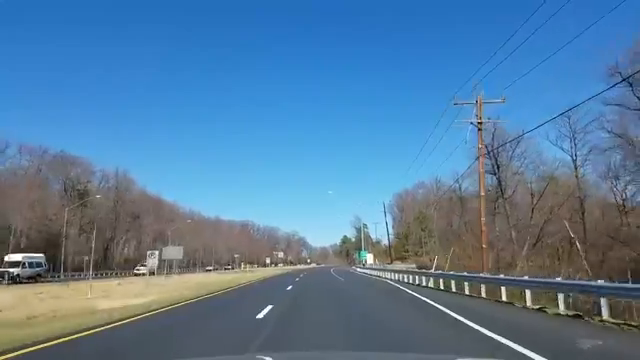
#> input picture frame 488 of videoplayback(360p).mp4, 640 x 360 px
$ python Video_DifferencingFrame.py
#> lines starting #> are read from the running program, lines starting #| are printed output that depends on the picture; after the words box and inside, x2 and y2 are one past the last pixel; in counts of white or black regions, pixels touching at a corner belong together
import numpy as np
import cv2
from skimage import data, filters

# Open Video
cap = cv2.VideoCapture('videoplayback(360p).mp4')
# Randomly select 25 frames
frameIds = cap.get(cv2.CAP_PROP_FRAME_COUNT) * np.random.uniform(size=25)

# Store selected frames in an array
frames = []
for fid in frameIds:
    cap.set(cv2.CAP_PROP_POS_FRAMES, fid)
    ret, frame = cap.read()
    frames.append(frame)
#> this loop made 25 passes
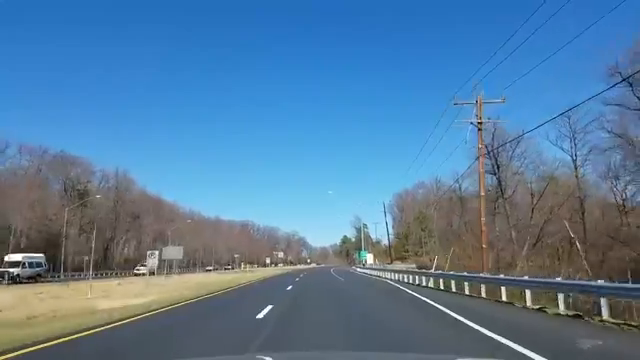
#> input picture frame 488 of videoplayback(360p).mp4, 640 x 360 px
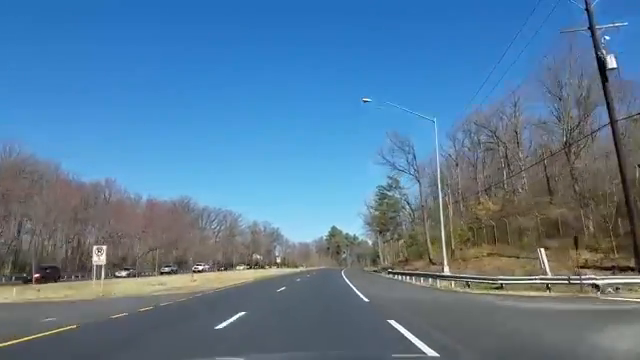
#> input picture frame 637 of videoplayback(360p).mp4, 640 x 360 px
#> after the loop, frames = 25 items

# Calculate the median along the time axis
medianFrame = np.median(frames, axis=0).astype(dtype=np.uint8)
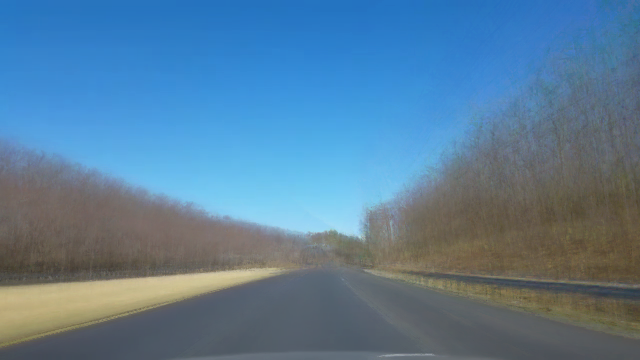
#> medianFrame: shape (360, 640, 3); mean of channels 0, 1, 2 153, 125.3, 89.1; drawn as B, G, R
# Reset frame number to 0
cap.set(cv2.CAP_PROP_POS_FRAMES, 0)

# Convert background to grayscale
grayMedianFrame = cv2.cvtColor(medianFrame, cv2.COLOR_BGR2GRAY)

# Loop over all frames
ret = True
while(ret):

    # Read frame
    ret, frame = cap.read()
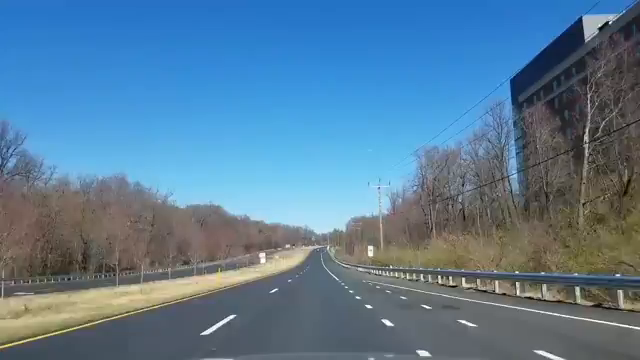
#> input picture frame 0 of videoplayback(360p).mp4, 640 x 360 px
#> frame is the input picture: shape (360, 640, 3); mean B, G, R 150.9, 124.2, 89.2
    # Convert current frame to grayscale
    frame = cv2.cvtColor(frame, cv2.COLOR_BGR2GRAY)
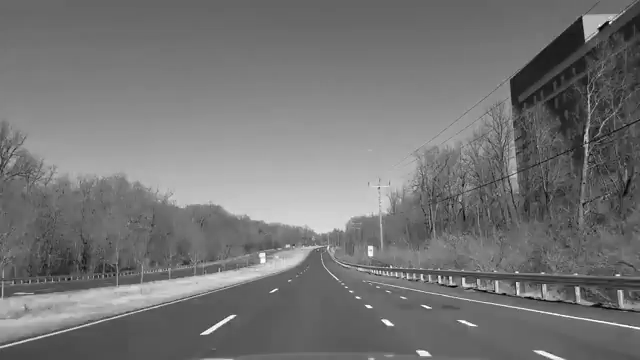
#> frame: shape (360, 640); min 0, max 255, mean 116.8
    pts = np.array([[220,240],[419,240],[639,330],[639,0],[0,0],[0,330]], np.int32)
    roi = cv2.fillPoly(frame,[pts],(0,0,0))
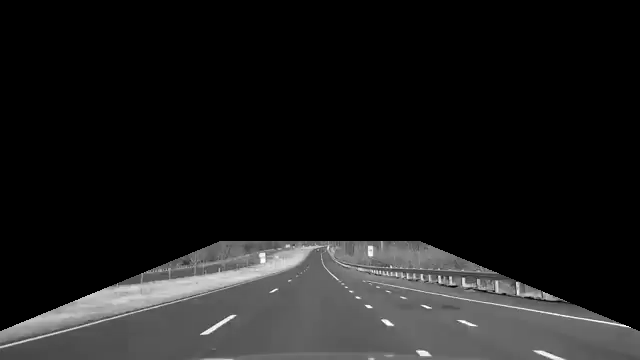
#> roi: shape (360, 640); min 0, max 255, mean 27.2

    mask = cv2.inRange(frame, roi, roi)
#> mask: shape (360, 640); every value is 255
    display = cv2.bitwise_and(frame, frame, mask = mask)
    # Calculate absolute difference of current frame and
    # the median frame
    dframe = cv2.absdiff(display, grayMedianFrame)
    # Treshold to binarize
    th, dframe = cv2.threshold(dframe, 30, 255, cv2.THRESH_BINARY)
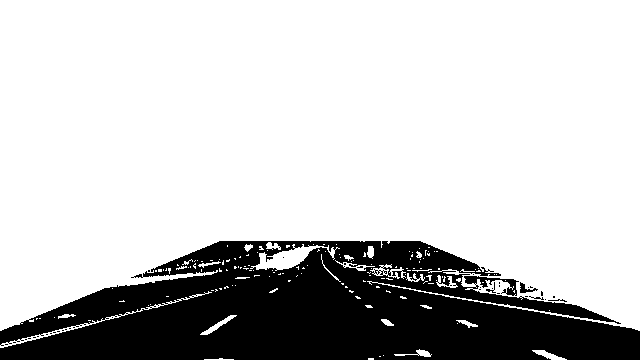
#> dframe: shape (360, 640); 78% white; 39 black regions (34 under 20 px), largest, box (x1, y1, x2, y2) and area: (0, 241, 640, 360) 50464, (520, 282, 538, 293) 78, (486, 282, 496, 293) 27, (548, 299, 567, 302) 22, (529, 296, 544, 300) 21

    trim_edge = np.array([[220,240],[419,240],[639,330],[639,0],[0,0],[0,330]], np.int32)
    trim_edge = pts.reshape((-1,1,2))
    cv2.polylines(dframe,[trim_edge],True,(255,255,255),2)
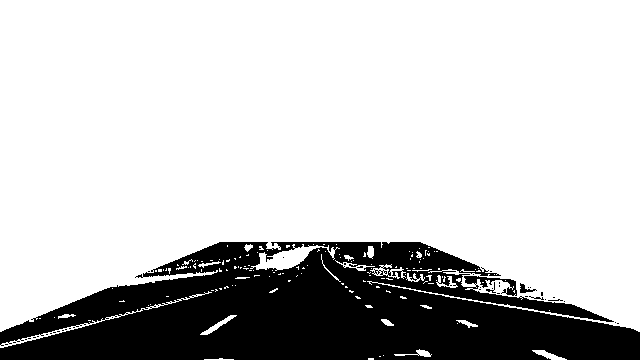
#> dframe: shape (360, 640); 78.2% white; 43 black regions (39 under 20 px), largest, box (x1, y1, x2, y2) and area: (0, 242, 640, 360) 49975, (520, 283, 537, 293) 70, (486, 282, 496, 293) 27, (529, 296, 544, 300) 21
    print(dframe)
#> (printed output is left out)
    # Display image
    cv2.imshow('frame', dframe)
    if cv2.waitKey(1) & 0xFF == ord('q'):
#> (key q is pressed here)
        break

# Release video object
cap.release()

# Destroy all windows
cv2.destroyAllWindows()

$ run again, starting later in the video
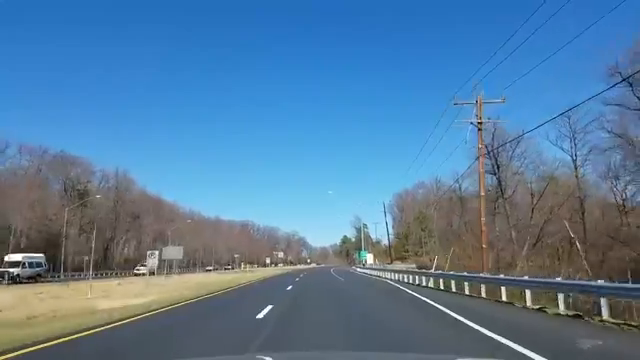
#> input picture frame 488 of videoplayback(360p).mp4, 640 x 360 px
#> the loop `for fid in frameIds:` made 25 passes
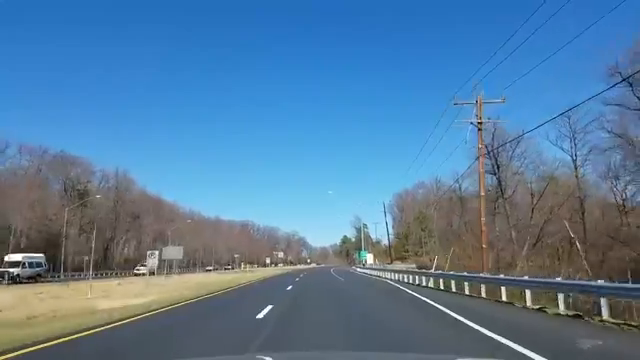
#> input picture frame 488 of videoplayback(360p).mp4, 640 x 360 px
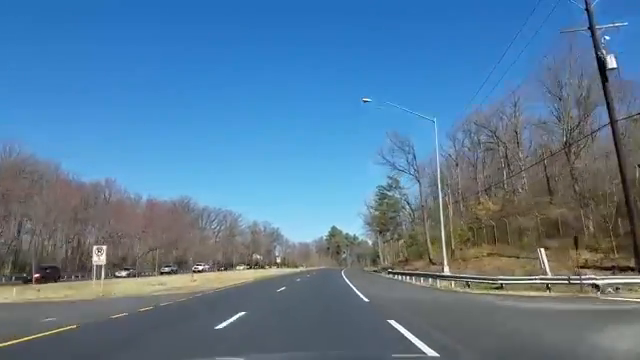
#> input picture frame 637 of videoplayback(360p).mp4, 640 x 360 px
#> after the loop `for fid in frameIds:`: frames = 25 items
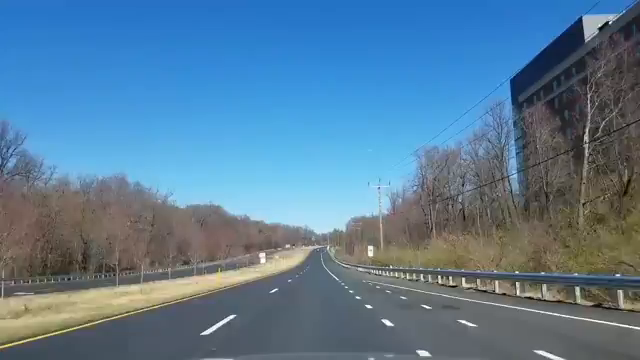
#> input picture frame 0 of videoplayback(360p).mp4, 640 x 360 px
#> frame is the input picture: shape (360, 640, 3); mean B, G, R 150.9, 124.2, 89.2
#> mask: shape (360, 640); every value is 255
#> (printed output is left out)
